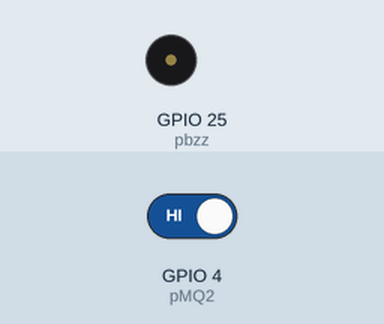
Simulated run of this program. Board: ESP32. Shown: buzzer (waves = sounding). The inputs (shaded band) are chosen by the test bench; at power-on: GPIO 4 (pMQ2) HIGH. WiFi joins after 1.5 s; servers stay silent unless stated; what the program prints to the serial monitor is not drawn.

Above: at 2.7 s.
2.8 s: GPIO 4 (pMQ2) driven LOW
At 4.3 s:
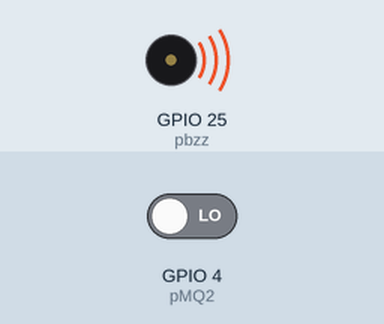
8.1 s: GPIO 4 (pMQ2) driven HIGH
At 8.3 s:
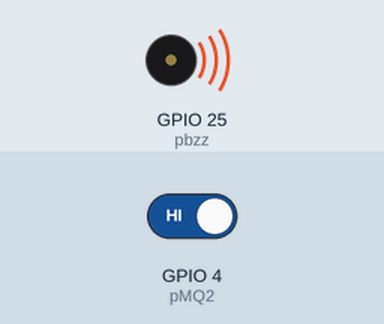
Timing chart, 0 to 11.1 s (numbered marks = the images above; inputs shaded):
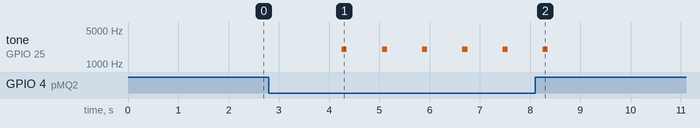

The program:

main.cpp
```cpp
//Prueba del sensor MQ2:

//Librerias utilizadas:
#include <WiFi.h>
#include "FirebaseESP32.h"
#include "time.h"

//----------------WIFI configuracion-------------------------------
// const char* ssid     = "TP-LINK_4106";
// const char* password = "54281264";
// const char* ssid     = "Totalplay-3BA3";
// const char* password = "3BA3EC89zu2C57wF";
 const char* ssid     = "Dark_Side";
 const char* password = "112233445566ax";
//------------CONEXION CON LA BASE DE DATOS DESEADA---------------------------
#define FIREBASE_HOST "https://cisterna-tinaco-iot-default-rtdb.firebaseio.com/" //Link de Manu
#define FIREBASE_AUTH "fucx9kG1YkhDPdbI22iULkC3EbsT1zEnlsz1msMm" //*****************
//Firebase Data object--------------------------------------------------------
FirebaseData firebaseData;
//Pines
int pMQ2 = 4; //Pin Sensor MQ2
int pbzz = 25; //Pin de buzzer

//-------------------Funciones-------------------------------------------------

void ActBzz();

//--------------------Varbles Globales----------------------------------------

// int GasThresh=600; //limite de Valor Threshold
bool EstadoAlarma=false; //Variable para controlar el buzzer.
// int GasPPM = 0;                   // Conversion of Value to PPM
// int GasMQ2Value = 0;              // Value of Sensor Reading
int GasMQ2digital = 0;

int contconexion = 0;
//Si deseamos una ruta especifica:
String nodo = "/gas";


void setup() {
  Serial.begin(115200);
//---------------------------------pines a ocupar-----------------
  pinMode(pbzz, OUTPUT);
  pinMode(pMQ2, INPUT);
  Serial.println("Listo Setup");
// -----------------------Conexión WIFI--------------------------
  WiFi.begin(ssid, password);
  //Cuenta hasta 50 si no se puede conectar lo cancela
  while (WiFi.status() != WL_CONNECTED and contconexion <50) {
    ++contconexion;
    delay(500);
    Serial.print(".");
  }
  if (contconexion <50) {
      Serial.println("");
      Serial.println("WiFi conectado");
  }
  else {
      Serial.println("");
      Serial.println("Error de conexion");
  }
//---------------------BASE DE DATOS-----------------------------
  Firebase.begin(FIREBASE_HOST, FIREBASE_AUTH);
  Firebase.reconnectWiFi(true);
}

void loop() {

  //----------Sensor magnetico para la ventana1------------
  // GasMQ2Value = analogRead(pMQ2);
  GasMQ2digital = digitalRead(pMQ2);
  digitalWrite(pbzz, LOW);
  Serial.print("Sensor Value: ");
	// Serial.println(GasMQ2Value);
  Serial.println(GasMQ2digital);
  Firebase.setInt(firebaseData, nodo + "/GasPPM", GasMQ2digital);

  if (GasMQ2digital == 0 ) {
    EstadoAlarma= true;
  }
  else{
    EstadoAlarma= false;
    Firebase.setBool(firebaseData,nodo + "/GasEstado" , false);
  }

  while (EstadoAlarma==true)
  {
    Firebase.setBool(firebaseData, nodo + "/GasEstado" , true);
    GasMQ2digital = digitalRead(pMQ2);
    Firebase.setInt(firebaseData,nodo + "/GasPPM", GasMQ2digital);
    Serial.print("Sensor Value: ");
    Serial.println(GasMQ2digital);
	  ActBzz();

    if (GasMQ2digital == 1) {
        EstadoAlarma= false;
        Firebase.setBool(firebaseData,nodo + "/GasEstado" , false);
    }

  }
  delay(2000); // wait 2s for next reading

}

void ActBzz(){   //En esta funciona se activa el buzzer.
    Serial.print("Gas Detected!");
    Serial.print('\n');
    //digitalWrite(pbzz, HIGH);
    tone (pbzz, 2000,100);
    delay(250);
    digitalWrite(pbzz, LOW);
    delay(250);
}
```

Measured:
- after the input at 2.8 s, tone on GPIO 25 (pbzz): alternates 2000 Hz for 0.10 s and silent for 0.70 s, starting after 1.5 s
- after the input at 8.1 s, tone on GPIO 25 (pbzz): goes on until 8.4 s, then stays silent
